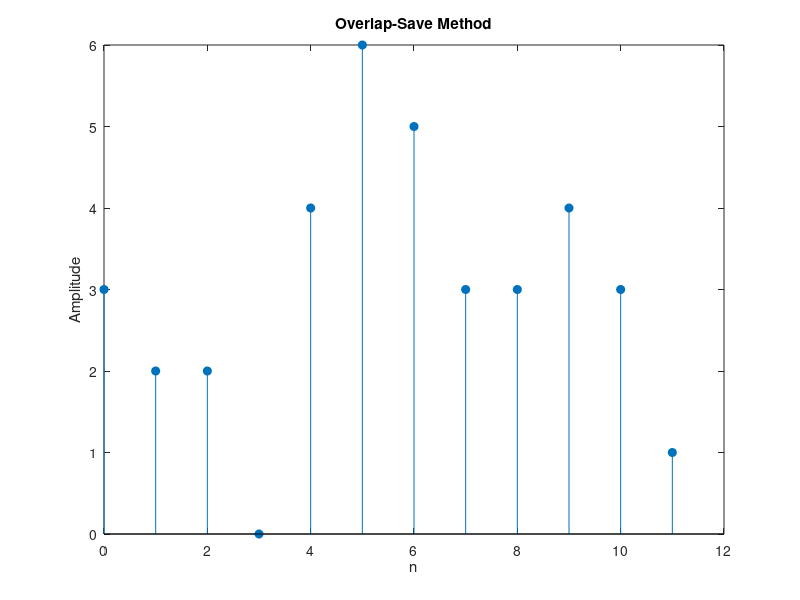

Here is the MATLAB script that generated this plot:
h = [1, 1, 1]; % Impulse response
x = [3, -1, 0, 1, 3, 2, 0, 1, 2, 1]; % Input signal

% Break input signal into segments for overlap-add
x1 = [0 0 3 -1 0];
x2 = [-1 0 1 3 2];
x3 = [3 2 0 1 2];
x4 = [1 2 1 0 0];

h1 = [1, 1, 1, 0, 0]; % Padded impulse response
c = h1';

% Generate circularly shifted versions of h1 for convolution
for i = 1:4
    c = [c, circshift(h1', i)];
end

% Compute the convolution for each segment
y1 = c * x1';
y2 = c * x2';
y3 = c * x3';
y4 = c * x4';

% Combine results using overlap-add method
y= [y1(3),y1(4),y1(5),y2(3),y2(4),y2(5),y3(3),y3(4),y3(5),y4(3),y4(4),y4(5)]; 

% Define time indices and ensure they match the output length
%n = 0:(length(y) - 1); % Adjust length to match y
n=0:length(x) + length(h)-2;

% Plot the result
stem(n, y, 'filled'); % Use 'filled' for better visibility
title('Overlap-Save Method');
xlabel('n');
ylabel('Amplitude');
